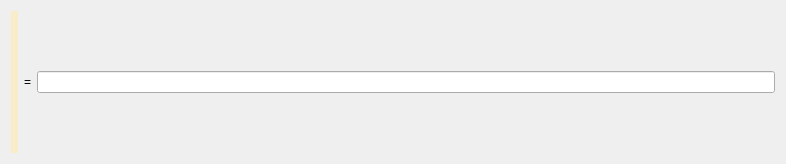
<?xml version="1.0" encoding="UTF-8"?>
<ui version="4.0">
 <class>Form</class>
 <widget class="QWidget" name="Form">
  <property name="geometry">
   <rect>
    <x>0</x>
    <y>0</y>
    <width>786</width>
    <height>164</height>
   </rect>
  </property>
  <property name="windowTitle">
   <string>Form</string>
  </property>
  <layout class="QHBoxLayout" name="horizontalLayout">
   <item>
    <widget class="QLabel" name="task">
     <property name="layoutDirection">
      <enum>Qt::LeftToRight</enum>
     </property>
     <property name="styleSheet">
      <string notr="true">font: 60pt &quot;Source Sans Pro&quot;;
background-color: rgb(249, 236, 200);</string>
     </property>
     <property name="text">
      <string/>
     </property>
     <property name="alignment">
      <set>Qt::AlignCenter</set>
     </property>
    </widget>
   </item>
   <item>
    <widget class="QLabel" name="equal">
     <property name="layoutDirection">
      <enum>Qt::LeftToRight</enum>
     </property>
     <property name="styleSheet">
      <string notr="true">font: 60pt &quot;Source Sans Pro&quot;;</string>
     </property>
     <property name="text">
      <string>=</string>
     </property>
     <property name="alignment">
      <set>Qt::AlignCenter</set>
     </property>
    </widget>
   </item>
   <item>
    <widget class="QLineEdit" name="result">
     <property name="cursor">
      <cursorShape>ArrowCursor</cursorShape>
     </property>
     <property name="focusPolicy">
      <enum>Qt::StrongFocus</enum>
     </property>
     <property name="cursorPosition">
      <number>0</number>
     </property>
     <property name="alignment">
      <set>Qt::AlignCenter</set>
     </property>
     <property name="cursorMoveStyle">
      <enum>Qt::LogicalMoveStyle</enum>
     </property>
    </widget>
   </item>
  </layout>
 </widget>
 <resources/>
 <connections/>
</ui>
